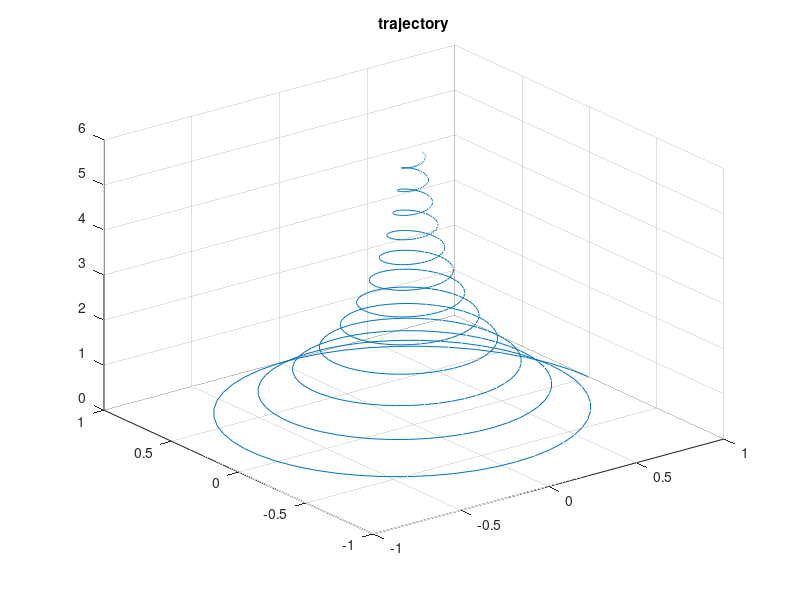

This chart was generated by the following MATLAB code:
t = [0:0.01:6];

x = exp(-t/2).*cos(4*pi*t);
y = exp(-t/2).*sin(4*pi*t);
z = t;

plot3(x,y,z);
grid on;
title('trajectory');